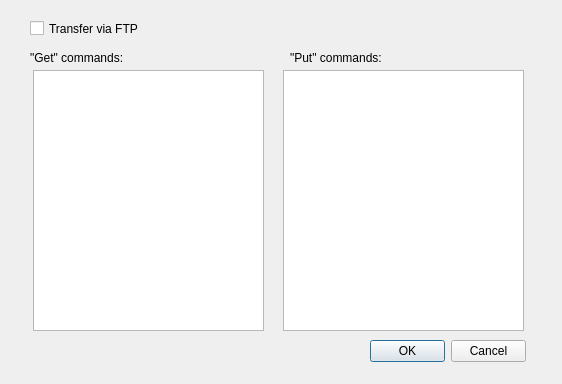
<?xml version="1.0" encoding="UTF-8"?>
<ui version="4.0">
 <class>DFtp</class>
 <widget class="QDialog" name="DFtp">
  <property name="geometry">
   <rect>
    <x>0</x>
    <y>0</y>
    <width>562</width>
    <height>384</height>
   </rect>
  </property>
  <property name="windowTitle">
   <string>Transfer settings</string>
  </property>
  <widget class="QDialogButtonBox" name="OKButton">
   <property name="geometry">
    <rect>
     <x>370</x>
     <y>340</y>
     <width>156</width>
     <height>23</height>
    </rect>
   </property>
   <property name="standardButtons">
    <set>QDialogButtonBox::Cancel|QDialogButtonBox::Ok</set>
   </property>
  </widget>
  <widget class="QCheckBox" name="Check">
   <property name="geometry">
    <rect>
     <x>30</x>
     <y>20</y>
     <width>111</width>
     <height>17</height>
    </rect>
   </property>
   <property name="text">
    <string>Transfer via FTP</string>
   </property>
  </widget>
  <widget class="QLabel" name="label">
   <property name="geometry">
    <rect>
     <x>30</x>
     <y>50</y>
     <width>101</width>
     <height>16</height>
    </rect>
   </property>
   <property name="text">
    <string>&quot;Get&quot; commands:</string>
   </property>
  </widget>
  <widget class="QLabel" name="label_2">
   <property name="geometry">
    <rect>
     <x>290</x>
     <y>50</y>
     <width>91</width>
     <height>16</height>
    </rect>
   </property>
   <property name="text">
    <string>&quot;Put&quot; commands:</string>
   </property>
  </widget>
  <widget class="QPlainTextEdit" name="get">
   <property name="geometry">
    <rect>
     <x>33</x>
     <y>70</y>
     <width>231</width>
     <height>261</height>
    </rect>
   </property>
  </widget>
  <widget class="QPlainTextEdit" name="put">
   <property name="geometry">
    <rect>
     <x>283</x>
     <y>70</y>
     <width>241</width>
     <height>261</height>
    </rect>
   </property>
  </widget>
 </widget>
 <layoutdefault spacing="6" margin="11"/>
 <resources/>
 <connections>
  <connection>
   <sender>OKButton</sender>
   <signal>accepted()</signal>
   <receiver>DFtp</receiver>
   <slot>accept()</slot>
   <hints>
    <hint type="sourcelabel">
     <x>397</x>
     <y>349</y>
    </hint>
    <hint type="destinationlabel">
     <x>235</x>
     <y>352</y>
    </hint>
   </hints>
  </connection>
  <connection>
   <sender>OKButton</sender>
   <signal>rejected()</signal>
   <receiver>DFtp</receiver>
   <slot>reject()</slot>
   <hints>
    <hint type="sourcelabel">
     <x>464</x>
     <y>354</y>
    </hint>
    <hint type="destinationlabel">
     <x>274</x>
     <y>358</y>
    </hint>
   </hints>
  </connection>
 </connections>
</ui>
